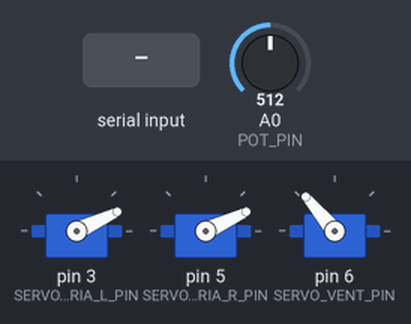
Bench run of a sketch on a simulated Arduino Uno, built with avr-gcc and run on an emulated ATmega328P. On the bench: 3 × servo. The test bench sets the inputs (shaded band); at power-on: A0 (POT_PIN) = 512. Random numbers use the default seed unless the sketch sets one; what the sketch prints to the serial monitor is not drawn.

Above: at 2.79 s.
2.8 s: A0 (POT_PIN) set to 716
At 3.03 s:
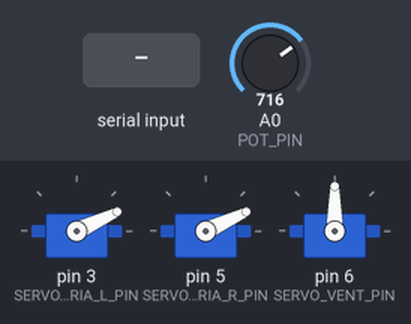
5.8 s: "PING\n" received over Serial
8.8 s: "HELP\n" received over Serial
11.8 s: byte 13 ('\r') received over Serial
14.8 s: "STATUS\n" received over Serial
At 17.71 s:
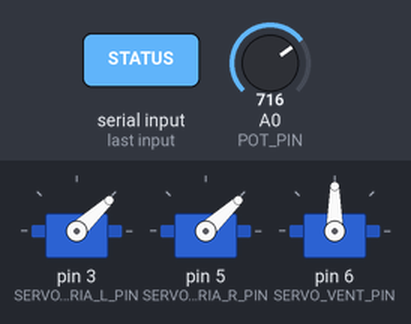
17.8 s: "REMOTE\n" received over Serial
Timing chart, 0 to 21.8 s (numbered marks = the images above; inputs shaded):
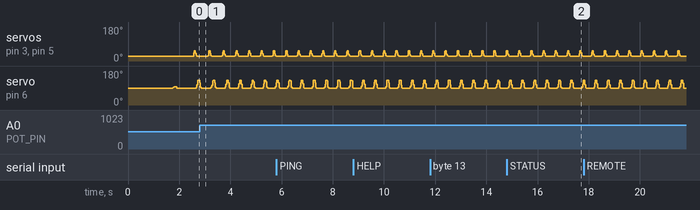

The sketch:

heart.ino
```cpp
/*
  Nilheim Mechatronics Servo Heart – REMOTE-SYNC
  - Adds serial control:
      HR <bpm>         : set target BPM (smoothly)
      HRMODE <mode>    : none|brady|tachy|af  (adjusts jitter/character)
      MODE POT         : read potentiometer (default fallback)
      MODE REMOTE      : force remote HR even if idle
      STATUS | PING | HELP
  - Auto mode: if remote is active but no HR arrives for 2000ms, fall back to POT.
*/

#include <Servo.h>
#include <math.h>
#include <string.h>

// ============ Servo pins ============
const int SERVO_ATRIA_L_PIN = 3;
const int SERVO_ATRIA_R_PIN = 5;
const int SERVO_VENT_PIN    = 6;
const int POT_PIN           = A0;

// ============ Servo objects ============
Servo servoAtriaL;
Servo servoAtriaR;
Servo servoVent;

// ============ Configuration ============
constexpr int BPM_MIN = 45;
constexpr int BPM_MAX = 160;

constexpr float POT_EMA_ALPHA = 0.08f;
constexpr uint32_t POT_UPDATE_MS = 60;

constexpr uint32_t SERVO_UPDATE_MS = 15;
constexpr uint32_t POWER_ON_DELAY_MS = 1500;
constexpr uint32_t SOFTSTART_RAMP_MS = 1200;

constexpr uint32_t ATRIA_VENT_GAP_MS = 30;
constexpr float DIASTOLIC_MIN_FRAC = 0.18f;
constexpr uint32_t DIASTOLIC_MIN_MS_LO = 120;
constexpr uint32_t DIASTOLIC_MIN_MS_HI = 400;

// Ventricle geometry (deg)
constexpr float VENT_BASE_DEG = 90.0f;
constexpr float VENT_CONTRACT_DEG = 130.0f;
constexpr float VENT_SAFE_MIN_DEG = 70.0f;
constexpr float VENT_SAFE_MAX_DEG = 130.0f;

// easing functions
inline float easeInCubic(float x)  { if (x<=0) return 0; if (x>=1) return 1; return x*x*x; }
inline float easeOutCubic(float x) { if (x<=0) return 0; if (x>=1) return 1; float y=1.0f-x; return 1.0f - y*y*y; }
inline float easeOutQuint(float x) { if (x<=0) return 0; if (x>=1) return 1; return 1.0f - powf(1.0f - x, 5.0f); }
inline float easeSmoothStep(float x){ if (x<=0) return 0; if (x>=1) return 1; return x*x*(3.0f - 2.0f*x); }
inline float clampf(float v,float lo,float hi){return (v<lo)?lo:((v>hi)?hi:v);}
inline uint32_t clampu32(uint32_t v,uint32_t lo,uint32_t hi){return (v<lo)?lo:((v>hi)?hi:v);}
inline float linProgress(uint32_t now,uint32_t t0,uint32_t dur){
  if(now<=t0)return 0;uint32_t dt=now-t0;if(dt>=dur)return 1;return (float)dt/(float)dur;
}

// servo calibration
struct ServoCal {
  float relaxedAngleDeg;
  float contractedAngleDeg;
};
ServoCal cal[3] = {
  {25.0f, 55.0f}, // left atria
  {25.0f, 55.0f}, // right atria
  {VENT_BASE_DEG, VENT_CONTRACT_DEG} // ventricle
};

// cycle timing
struct CycleTiming {
  uint32_t cycleMs;
  uint32_t avDelayMs;
  uint32_t atriaContractMs;
  uint32_t atriaRelaxStartMs;
  uint32_t atriaRelaxMs;
  uint32_t ventContractMs;
  uint32_t ventHoldMs;
  uint32_t ventRelaxMs;
  uint32_t ventRelaxEndMs;
};
CycleTiming timing = {0};

// state
uint32_t cycleStartMs = 0;
uint32_t lastServoUpdateMs = 0;
uint32_t softStartBeginMs = 0;
uint32_t softStartEndMs = 0;

float bpmCurrent = 60.0f;
float potEMA = 0.0f;
uint32_t lastPotSampleMs = 0;

// remote control
bool remoteForced = false;           // MODE REMOTE
bool remoteActive = false;           // becomes true when we receive HR
uint32_t lastRemoteAt = 0;
float remoteTargetBPM = 60.0f;

// HR mode shaping
enum HrMode { MODE_NONE=0, MODE_BRADY, MODE_TACHY, MODE_AF };
HrMode hrMode = MODE_NONE;

// compute physiological timing
void computeTimings(float bpm) {
  bpm = clampf(bpm, BPM_MIN, BPM_MAX);
  uint32_t cycleMs = (uint32_t)(60000.0f / bpm);
  uint32_t diastolicMin = clampu32((uint32_t)(DIASTOLIC_MIN_FRAC * cycleMs),
                                   DIASTOLIC_MIN_MS_LO, DIASTOLIC_MIN_MS_HI);

  uint32_t avDelay = (uint32_t)clampf(0.14f * cycleMs, 100.0f, 170.0f);
  uint32_t atriaContract = (uint32_t)clampf(0.16f * cycleMs, 100.0f, 180.0f);
  if (atriaContract + ATRIA_VENT_GAP_MS > avDelay) {
    atriaContract = (avDelay > ATRIA_VENT_GAP_MS) ? (avDelay - ATRIA_VENT_GAP_MS) : (avDelay / 2);
    atriaContract = clampu32(atriaContract, 70, 180);
  }

  uint32_t ventTotal = (uint32_t)clampf(0.36f * cycleMs, 260.0f, 420.0f);
  uint32_t ventContract = (uint32_t)clampf(0.40f * ventTotal, 120.0f, 230.0f);
  uint32_t ventHold = (uint32_t)clampf(0.20f * ventTotal, 70.0f, 150.0f);
  uint32_t ventRelax = (uint32_t)clampf(0.40f * ventTotal, 120.0f, 230.0f);

  uint32_t vEnd = avDelay + ventContract + ventHold + ventRelax;
  if (cycleMs - vEnd < diastolicMin) {
    uint32_t need = diastolicMin - (cycleMs - vEnd);
    uint32_t shrinkable = ventContract + ventHold + ventRelax;
    if (need < shrinkable) {
      float s = (float)(shrinkable - need) / (float)shrinkable;
      ventContract = (uint32_t)(ventContract * s);
      ventHold = (uint32_t)(ventHold * s);
      ventRelax = (uint32_t)(ventRelax * s);
    }
    vEnd = avDelay + ventContract + ventHold + ventRelax;
  }

  uint32_t atriaRelaxStart = avDelay;
  uint32_t atriaRelax = (uint32_t)clampf(0.22f * cycleMs, 100.0f, 220.0f);

  timing = {cycleMs, avDelay, atriaContract, atriaRelaxStart,
             atriaRelax, ventContract, ventHold, ventRelax, vEnd};
}

float softstartScale(uint32_t nowMs) {
  if (nowMs <= softStartBeginMs) return 0.0f;
  if (nowMs >= softStartEndMs) return 1.0f;
  float x = (float)(nowMs - softStartBeginMs) / (float)(softStartEndMs - softStartBeginMs);
  return easeSmoothStep(x);
}

// read POT or REMOTE to determine target BPM
float targetBPMFromInputs(uint32_t nowMs) {
  // Auto fallback: if remote was active but stale, drop back to POT
  if (!remoteForced && remoteActive && (nowMs - lastRemoteAt > 2000)) {
    remoteActive = false;
  }

  if (remoteForced || remoteActive) {
    return clampf(remoteTargetBPM, BPM_MIN, BPM_MAX);
  }

  // POT mode
  if (nowMs - lastPotSampleMs >= POT_UPDATE_MS) {
    lastPotSampleMs = nowMs;
    int raw = analogRead(POT_PIN);
    if (potEMA <= 0.01f) potEMA = raw;
    potEMA = potEMA + POT_EMA_ALPHA * ((float)raw - potEMA);
  }
  float potBPM = BPM_MIN + (BPM_MAX - BPM_MIN) * (potEMA / 1023.0f);
  return clampf(potBPM, BPM_MIN, BPM_MAX);
}

void updateBPM(uint32_t nowMs) {
  float target = targetBPMFromInputs(nowMs);

  // Smooth approach; add small character based on HR mode
  float rate = 0.06f; // base smoothing per update (about 60ms tick)
  if (hrMode==MODE_BRADY)     rate = 0.04f;
  else if (hrMode==MODE_TACHY)rate = 0.08f;
  else if (hrMode==MODE_AF)   rate = 0.10f;

  bpmCurrent += (target - bpmCurrent) * rate;

  // Add tiny jitter character
  float jit = 0.0f;
  if (hrMode==MODE_NONE)      jit = 0.2f;
  else if (hrMode==MODE_BRADY)jit = 0.1f;
  else if (hrMode==MODE_TACHY)jit = 0.3f;
  else if (hrMode==MODE_AF)   jit = 1.0f;
  bpmCurrent += (float)random(-100,101) * 0.001f * jit;

  bpmCurrent = clampf(bpmCurrent, BPM_MIN, BPM_MAX);
}

// main heart motion
void updateHeart(uint32_t nowMs) {
  if (nowMs - cycleStartMs >= timing.cycleMs) {
    cycleStartMs = nowMs;
    computeTimings(bpmCurrent);
  }
  if (nowMs - lastServoUpdateMs < SERVO_UPDATE_MS) return;
  lastServoUpdateMs = nowMs;
  uint32_t t = nowMs - cycleStartMs;
  float amp = softstartScale(nowMs);

  // Atria motion
  float a_up = easeInCubic(linProgress(t, 0, timing.atriaContractMs));
  float a_down = easeOutCubic(linProgress(t, timing.atriaRelaxStartMs, timing.atriaRelaxMs));
  float a_act = clampf(a_up * (1.0f - a_down), 0.0f, 1.0f) * amp;

  float aL = cal[0].relaxedAngleDeg + (cal[0].contractedAngleDeg - cal[0].relaxedAngleDeg) * a_act;
  float aR = cal[1].relaxedAngleDeg + (cal[1].contractedAngleDeg - cal[1].relaxedAngleDeg) * a_act;

  // Ventricle motion
  float v_relaxed = cal[2].relaxedAngleDeg;
  float v_contr = cal[2].contractedAngleDeg;
  uint32_t v_t0 = timing.avDelayMs;
  uint32_t v_t1 = v_t0 + timing.ventContractMs;
  uint32_t v_t2 = v_t1 + timing.ventHoldMs;
  uint32_t v_t3 = v_t2 + timing.ventRelaxMs;
  float ventAngle = v_relaxed;
  float v_up = easeInCubic(linProgress(t, v_t0, timing.ventContractMs));
  ventAngle = v_relaxed + (v_contr - v_relaxed) * v_up;
  if (t >= v_t1 && t < v_t2) ventAngle = v_contr;
  float v_down = easeOutQuint(linProgress(t, v_t2, timing.ventRelaxMs));
  if (t >= v_t2) ventAngle = v_contr + (v_relaxed - v_contr) * v_down;
  ventAngle = VENT_BASE_DEG + (ventAngle - VENT_BASE_DEG) * amp;
  ventAngle = clampf(ventAngle, VENT_SAFE_MIN_DEG, VENT_SAFE_MAX_DEG);

  // Write to servos
  servoAtriaL.write(aL);
  servoAtriaR.write(aR);
  servoVent.write(ventAngle);
}

// ---------- Serial CLI ----------
const size_t CMD_LEN = 64;
char sbuf[CMD_LEN];
uint8_t slen = 0;

void printHelp() {
  Serial.println(F("Commands:"));
  Serial.println(F("  HR <bpm>            : set target BPM via serial"));
  Serial.println(F("  HRMODE none|brady|tachy|af"));
  Serial.println(F("  MODE POT|REMOTE     : force mode"));
  Serial.println(F("  STATUS | PING | HELP"));
}
void printStatus() {
  Serial.print(F("Mode: ")); Serial.println(remoteForced || remoteActive ? F("REMOTE") : F("POT"));
  Serial.print(F("BPM: ")); Serial.println(bpmCurrent,1);
}

void handleLine(char* line) {
  // trim leading spaces
  while(*line==' '||*line=='\t') line++;
  if(*line==0) return;

  // tokenise
  char tmp[CMD_LEN]; strncpy(tmp, line, CMD_LEN-1); tmp[CMD_LEN-1]=0;
  char* save=nullptr; char* tok=strtok_r(tmp," \t",&save);
  if(!tok) return;

  // uppercase first token
  for(char* p=tok; *p; ++p) *p=toupper(*p);

  if(!strcmp(tok,"PING")) {
    Serial.println(F("OK"));
  } else if(!strcmp(tok,"HELP")) {
    printHelp();
  } else if(!strcmp(tok,"STATUS")) {
    printStatus();
  } else if(!strcmp(tok,"MODE")) {
    char* arg=strtok_r(nullptr," \t",&save);
    if(!arg){ Serial.println(F("ERR: MODE needs POT or REMOTE")); return; }
    for(char* p=arg; *p; ++p) *p=toupper(*p);
    if(!strcmp(arg,"POT"))    { remoteForced=false; remoteActive=false; Serial.println(F("OK")); }
    else if(!strcmp(arg,"REMOTE")) { remoteForced=true;  remoteActive=true; Serial.println(F("OK")); }
    else Serial.println(F("ERR"));
  } else if(!strcmp(tok,"HR")) {
    char* a=strtok_r(nullptr," \t",&save);
    if(!a){ Serial.println(F("ERR")); return; }
    float b=(float)strtod(a,nullptr);
    if(b<30 || b>220){ Serial.println(F("ERR")); return; }
    remoteTargetBPM = b;
    remoteActive = true;
    lastRemoteAt = millis();
    Serial.println(F("OK"));
  } else if(!strcmp(tok,"HRMODE")) {
    char* a=strtok_r(nullptr," \t",&save);
    if(!a){ Serial.println(F("ERR")); return; }
    for(char* p=a; *p; ++p) *p=tolower(*p);
    if(!strcmp(a,"none")) hrMode=MODE_NONE;
    else if(!strcmp(a,"brady")||!strcmp(a,"bradycardia")) hrMode=MODE_BRADY;
    else if(!strcmp(a,"tachy")||!strcmp(a,"tachycardia")) hrMode=MODE_TACHY;
    else if(!strcmp(a,"af")||!strcmp(a,"afib")) hrMode=MODE_AF;
    else { Serial.println(F("ERR")); return; }
    Serial.println(F("OK"));
  } else {
    Serial.println(F("ERR"));
  }
}

void pollSerial() {
  while(Serial.available()>0) {
    char c=(char)Serial.read();
    if(c=='\r') continue;
    if(c=='\n'){
      sbuf[slen]=0;
      if(slen>0) handleLine(sbuf);
      slen=0;
    } else {
      if(slen<CMD_LEN-1) sbuf[slen++]=c;
      else slen=0;
    }
  }
}

// setup
void setup() {
  Serial.begin(115200);
  delay(POWER_ON_DELAY_MS);

  servoAtriaL.attach(SERVO_ATRIA_L_PIN);
  servoAtriaR.attach(SERVO_ATRIA_R_PIN);
  servoVent.attach(SERVO_VENT_PIN);

  potEMA = analogRead(POT_PIN);
  computeTimings(bpmCurrent);
  cycleStartMs = millis();
  softStartBeginMs = cycleStartMs;
  softStartEndMs = softStartBeginMs + SOFTSTART_RAMP_MS;

  servoAtriaL.write(cal[0].relaxedAngleDeg);
  servoAtriaR.write(cal[1].relaxedAngleDeg);
  servoVent.write(VENT_BASE_DEG);

  Serial.println(F("Nilheim Heart – REMOTE-SYNC ready. Type HELP."));
}

// loop
void loop() {
  uint32_t now = millis();
  pollSerial();
  updateBPM(now);
  updateHeart(now);
  delay(2);
}
```
